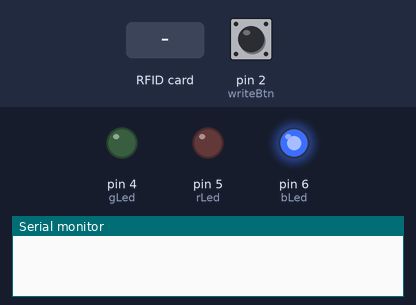
Simulated run of this sketch. Board: Arduino Uno, built with avr-gcc and run on an emulated ATmega328P. Shown: output pins drawn as LEDs (lit = HIGH), the last lines printed to the serial monitor. Dashed ring = blinking. The inputs (shaded band) are chosen by the test bench; at power-on: pin 2 (writeBtn) HIGH. Pins used as bus, display or sensor lines are not drawn.

Above: at 1.9 s.
2.0 s: RFID card FF FF FF FF held to the reader
At 2.21 s:
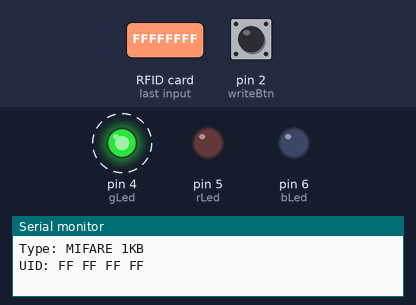
5.0 s: RFID card 5E 7A 19 C4 held to the reader
At 6.5 s:
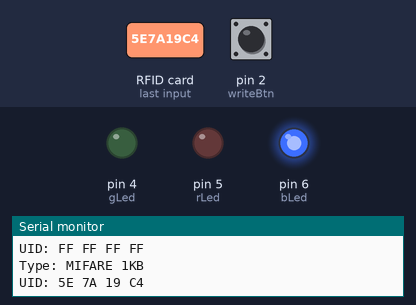
8.0 s: pin 2 (writeBtn) pulled LOW for 3.2 s
At 8.8 s:
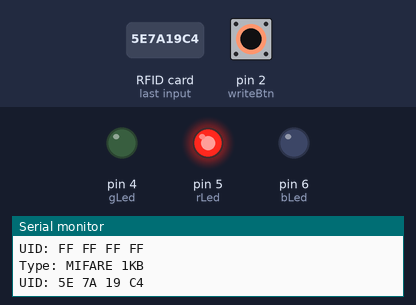
Timing chart, 0 to 12.8 s (numbered marks = the images above; inputs shaded):
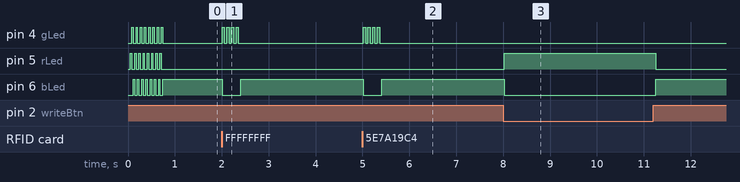

The sketch:

NFC-RW.ino
```cpp
#include <SPI.h>
#include <MFRC522.h>

/*
  Signal      Pin          Pin
  -----------------------------
  RST/Reset   RST          9
  SPI SS      SDA(SS)      10
  SPI MOSI    MOSI         11
  SPI MISO    MISO         12
  SPI SCK     SCK          13
*/

#define SS_PIN 10
#define RST_PIN 9

#define rLed 5
#define gLed 4
#define bLed 6

#define writeBtn 2
#define NEW_UID {0xFF, 0xFF, 0xFF, 0xFF}
MFRC522 mfrc522(SS_PIN, RST_PIN); // Instance of the class
MFRC522::MIFARE_Key key;

byte nuidPICC[4];
int ledState[2];
bool unbrickWait;

void setup() {
  Serial.begin(9600);
  pinMode(writeBtn, INPUT_PULLUP);

  pinMode(rLed, OUTPUT);
  pinMode(gLed, OUTPUT);
  pinMode(bLed, OUTPUT);

  SPI.begin();
  mfrc522.PCD_Init();

  for (byte i = 0; i < 6; i++) {
    key.keyByte[i] = 0xFF;
  }

  introLed();
  digitalWrite(bLed, 1);
}

void loop() {
  readSerial();
  while (isWritePressed()) {
    mifareWrite();
  }

  if (unbrickWait) {
    unbrickWait = false;
    unbrickUID();
  }
  else {
    mifareRead();
  }
}

void notifyRead(String type) {
  if (type == "SET") {
    //Serial.print("S");
    Serial.print("Type: " + type);
  } else {
    Serial.print("Type: " + type);
  }
  Serial.println();
  Serial.print("UID:");
  for (byte i = 0; i < 4; i++) {
    Serial.print(nuidPICC[i] < 0x10 ? " 0" : " ");
    Serial.print(nuidPICC[i], HEX);
  }
  Serial.println();
}

void mifareRead() {
  if (!mfrc522.PICC_IsNewCardPresent()) return;
  if (!mfrc522.PICC_ReadCardSerial()) return;

  MFRC522::PICC_Type piccType = mfrc522.PICC_GetType(mfrc522.uid.sak);

  if (piccType != MFRC522::PICC_TYPE_MIFARE_MINI &&
      piccType != MFRC522::PICC_TYPE_MIFARE_1K &&
      piccType != MFRC522::PICC_TYPE_MIFARE_4K) {
    Serial.println(F("Unsupported card type"));
    return;
  }

  for (byte i = 0; i < 4; i++) {
    nuidPICC[i] = mfrc522.uid.uidByte[i];
  }

  notifyRead(mfrc522.PICC_GetTypeName(piccType));
  ledBlink('G');

  mfrc522.PICC_HaltA();
  mfrc522.PCD_StopCrypto1();
}

void mifareWrite() {
  led('R', 1);
  if ( ! mfrc522.PICC_IsNewCardPresent() || ! mfrc522.PICC_ReadCardSerial()) {
    delay(50);
    led('R', 0);
    return;
  }
  led('R', 0);

  ledBlink('Y');
  if ( mfrc522.MIFARE_SetUid(nuidPICC, (byte)4, true) ) {
    ledBlink('G');
    Serial.println(F("Wrote new UID to card."));
  } else {
    ledBlink('R');
  }

  mfrc522.PICC_HaltA();
  if ( ! mfrc522.PICC_IsNewCardPresent() || ! mfrc522.PICC_ReadCardSerial() ) {
    return;
  }

  delay(1000);
}

boolean isWritePressed() {
  return !digitalRead(writeBtn);
}

// LED DIODE
void turnOffLeds() {
  digitalWrite(rLed, 0);
  digitalWrite(gLed, 0);
  digitalWrite(bLed, 0);
}

void saveLedState() {
  ledState[0] = digitalRead(rLed);
  ledState[1] = digitalRead(gLed);
  ledState[2] = digitalRead(bLed);
  turnOffLeds();
}

void loadLedState() {
  digitalWrite(rLed, ledState[0]);
  digitalWrite(gLed, ledState[1]);
  digitalWrite(bLed, ledState[2]);
}

void led(char led, int state) {
  switch (led) {
    case 'R':
      state == HIGH ? saveLedState() : loadLedState();
      digitalWrite(rLed, state);
      break;
    case 'G':
      state == HIGH ? saveLedState() : loadLedState();
      digitalWrite(gLed, state);
      break;
    case 'B':
      state == HIGH ? saveLedState() : loadLedState();
      digitalWrite(bLed, state);
      break;
    case 'Y':
      state == HIGH ? saveLedState() : loadLedState();
      digitalWrite(rLed, state);
      digitalWrite(gLed, state);
      break;
  }
}

void introLed() {
  for (int i = 0; i < 8; i++) {
    led('R', 1);
    delay(30);
    led('R', 0);
    led('G', 1);
    delay(30);
    led('G', 0);
    led('B', 1);
    delay(30);
    led('B', 0);
  }
}

void ledBlink(char led) {
  saveLedState();
  turnOffLeds();
  for (int i = 0; i < 4; i++) {
    switch (led) {
      case 'R':
        digitalWrite(rLed, 1);
        break;
      case 'G':
        digitalWrite(gLed, 1);
        break;
      case 'B':
        digitalWrite(bLed, 1);
        break;
      case 'Y':
        digitalWrite(rLed, 1);
        digitalWrite(gLed, 1);
        break;
      case 'W':
        digitalWrite(rLed, 1);
        digitalWrite(gLed, 1);
        digitalWrite(bLed, 1);
        break;
    }
    delay(50);

    switch (led) {
      case 'R':
        digitalWrite(rLed, 0);
        break;
      case 'G':
        digitalWrite(gLed, 0);
        break;
      case 'B':
        digitalWrite(bLed, 0);
        break;
      case 'Y':
        digitalWrite(rLed, 0);
        digitalWrite(gLed, 0);
        break;
      case 'W':
        digitalWrite(rLed, 0);
        digitalWrite(gLed, 0);
        digitalWrite(bLed, 0);
        break;
    }
    delay(50);
  }
  loadLedState();
}
// ------------------------------

void readSerial() {
  if (Serial.available() >= 4) {
    nuidPICC[0] = Serial.read();
    nuidPICC[1] = Serial.read();
    nuidPICC[2] = Serial.read();
    nuidPICC[3] = Serial.read();

    notifyRead("SET");

    while (Serial.available() > 0) {
      Serial.read();
    }
  }
  else if (Serial.available() == 1) {
    unbrickWait = true;
  }
}

void unbrickUID() {
  if ( mfrc522.MIFARE_UnbrickUidSector(false) ) {
    ledBlink('W');
  }
}
```

Measured:
- after the input at 2.0 s, pin 4 (gLed): alternates HIGH for 0.05 s and LOW for 0.05 s, 8 changes in all, then stays LOW, starting at once; pin 6 (bLed): HIGH → LOW at once, → HIGH 0.40 s later
- after the input at 5.0 s, pin 4 (gLed): alternates HIGH for 0.05 s and LOW for 0.05 s, 8 changes in all, then stays LOW, starting at once; pin 6 (bLed): HIGH → LOW at once, → HIGH 0.40 s later
- after the input at 8.0 s, pin 5 (rLed): LOW → HIGH at once, → LOW 3.2 s later; pin 6 (bLed): HIGH → LOW at once, → HIGH 3.2 s later
